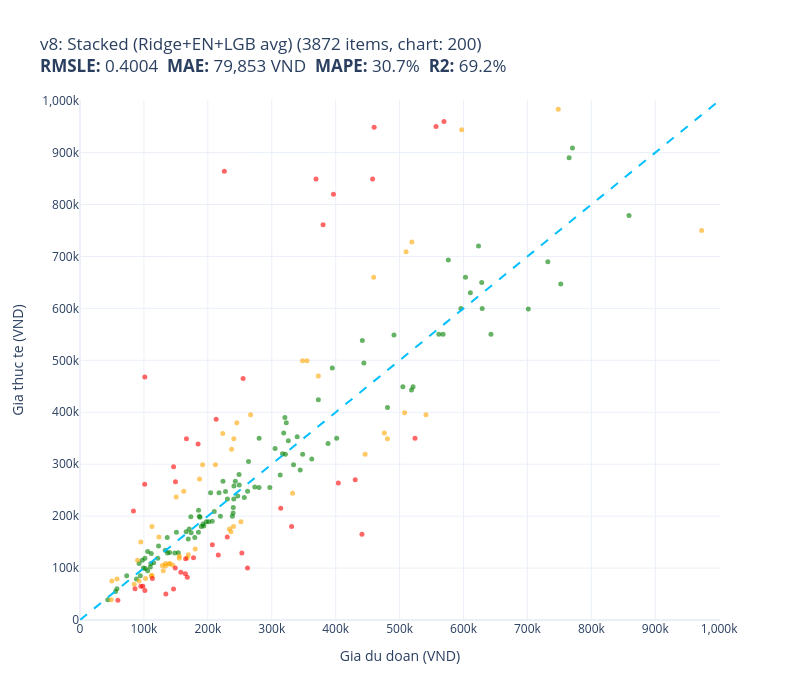
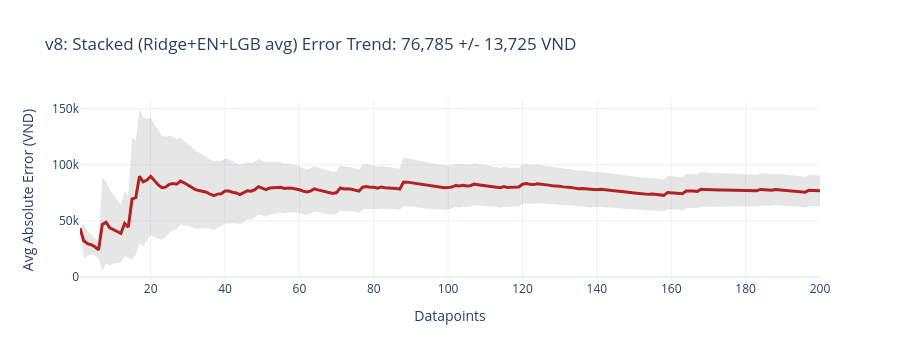

Notebook cell for these charts, in order:
### Code cell
print("\n--- Final: Average(Ridge, ElasticNet, LGB-meta) ---")
pred_stacked_val  = (pred_ridge_val  + pred_enet_val  + pred_lgb_meta_val)  / 3
pred_stacked_test = (pred_ridge_test + pred_enet_test + pred_lgb_meta_test) / 3
ALL_PREDS_VAL["v8 Stacked"]  = pred_stacked_val
ALL_PREDS_TEST["v8 Stacked"] = pred_stacked_test
evaluate_and_store(test_prices, pred_stacked_test,
                   "v8: Stacked (Ridge+EN+LGB avg)", test_names)

### Figure 1 — Plotly figure (JSON) as saved in the notebook; plotly's stock layout.template omitted (floating-point values rounded to 4 significant figures)
{"data": [{"customdata": [["Bộ Nookoi Phấn Má Hồng BL02 Sunset Veil ...\nDu doan: 257,042 VND\nThuc te: 236,000 VND"], ["Giầy tây giày lười nam hàn quốc da bóng ...\nDu doan: 173,425 VND\nThuc te: 199,000 VND"], ["Nước giặt quần áo em bé D-nee Lovely Sky...\nDu doan: 227,629 VND\nThuc te: 247,500 VND"], ["Áo thun nam có cổ Nhật Tuấn\nDu doan: 249,126 VND\nThuc te: 260,000 VND"], ["Kem nhuộm tóc Salon de Pro  3B\nDu doan: 170,858 VND\nThuc te: 175,000 VND"], ["Tã dán Amico nội địa Nhật size L44+6\nDu doan: 325,931 VND\nThuc te: 345,000 VND"], ["Giá treo dao kéo và dụng cụ nhà bếp dán ...\nDu doan: 121,733 VND\nThuc te: 119,000 VND"], ["Ống tiêt kiệm heo ăn kem, quà tặng, tran...\nDu doan: 210,035 VND\nThuc te: 209,000 VND"], ["Hộp Đựng Xà Phòng Treo Tường ATMOR DH-72...\nDu doan: 576,234 VND\nThuc te: 693,000 VND"], ["Đồ bộ ngủ lụa satin tay ngắn quần dài mà...\nDu doan: 166,032 VND\nThuc te: 170,000 VND"], ["Viên nấu cà ri (curry) Nhật Bản 200g\nDu doan: 73,039 VND\nThuc te: 85,000 VND"], ["Vali kéo TRIP P806 nhựa PC/ABS - Bảo hàn...\nDu doan: 610,730 VND\nThuc te: 630,000 VND"], ["Ví nữ dài cầm tay hoạ tiết lập thể IDIGO...\nDu doan: 318,692 VND\nThuc te: 360,000 VND"], ["Balo Laptop Đẹp Đi Học Đi Làm Xbags Mode...\nDu doan: 334,108 VND\nThuc te: 299,000 VND"], ["Áo Ngực Trơn Dây Ren Có Gọng Đệm Vừa Zue...\nDu doan: 201,211 VND\nThuc te: 189,000 VND"], ["Bóp nữ đựng tiền - màu xanh navy - da bò...\nDu doan: 401,567 VND\nThuc te: 350,000 VND"], ["CỦ LOA BASS RỜI 30 HÀNG CHÍNH HÃNG HẢI T...\nDu doan: 362,560 VND\nThuc te: 310,000 VND"], ["Bao Da Hộ Chiếu / PASSPORT Mika A-001-01...\nDu doan: 187,734 VND\nThuc te: 198,000 VND"], ["Pin Tương Thích Cho Laptop Dell Vostro 2...\nDu doan: 521,036 VND\nThuc te: 449,000 VND"], ["Gọng kính plastic hiệu Velocity VL91411 ...\nDu doan: 388,049 VND\nThuc te: 340,000 VND"], ["03 bộ tranh xếp hình 70 mảnh ghép khổ A3...\nDu doan: 94,406 VND\nThuc te: 85,000 VND"], ["Bàn Phím Tương Thích Cho Laptop Asus X40...\nDu doan: 242,945 VND\nThuc te: 267,000 VND"], ["Sạc Tương Thích Cho Laptop MSI GL62M 7RC...\nDu doan: 595,911 VND\nThuc te: 600,000 VND"], ["Tẩu Sạc Ô Tô Hoco Z31 - Hàng Chính Hãng\nDu doan: 148,312 VND\nThuc te: 129,000 VND"], ["Nồi Lẩu Điện Kèm Xửng Hấp JLPL@L JL-EP33...\nDu doan: 603,073 VND\nThuc te: 660,000 VND"], ["Mặt Nạ Làm Sạch, Dưỡng Ẩm Và Se Khít Lỗ ...\nDu doan: 136,450 VND\nThuc te: 159,000 VND"], ["Giày Sandal Nam The Bily Quai Chéo - Đế ...\nDu doan: 321,306 VND\nThuc te: 319,000 VND"], ["Sạc dành cho Laptop ASUS VivoBook 15 X50...\nDu doan: 280,129 VND\nThuc te: 255,000 VND"], ["Kính râm Nam nữ Dáng Vuông Gọng Nhựa Chố...\nDu doan: 185,302 VND\nThuc te: 169,000 VND"], ["Bộ ba tranh tráng gương hươu vàng cao cấ...\nDu doan: 629,218 VND\nThuc te: 600,000 VND"], ["Sạc Laptop dùng cho Máy Tinh HP - Kèm Dâ...\nDu doan: 230,658 VND\nThuc te: 232,771 VND"], ["Giày lười vải nam thoáng khí cho bố - Gi...\nDu doan: 204,305 VND\nThuc te: 245,000 VND"], ["Dụng cụ mài dao Joseph Joseph 100488 - R...\nDu doan: 765,253 VND\nThuc te: 890,000 VND"], ["Cặp dầu gội gừng trắng 400ml + dầu xả gừ...\nDu doan: 567,989 VND\nThuc te: 550,000 VND"], ["Bếp gas đôi mặt kính Sogo HOSUN NC-729GJ...\nDu doan: 642,935 VND\nThuc te: 550,000 VND"], ["Ốp case dành cho macbook kèm tấm phủ bàn...\nDu doan: 223,699 VND\nThuc te: 267,000 VND"], ["Combo 2 Son Dưỡng LipIce Hiệu Chỉnh Sắc ...\nDu doan: 140,151 VND\nThuc te: 130,000 VND"], ["Set 2 bao bọc giày đi mưa , chống nước ,...\nDu doan: 92,432 VND\nThuc te: 109,000 VND"], ["Giày cao gót bít mũi cao 3 cm, gót nhập ...\nDu doan: 248,828 VND\nThuc te: 280,000 VND"], ["Bao da cho Galaxy Z Fold 6 Nillkin Aoge ...\nDu doan: 316,843 VND\nThuc te: 320,000 VND"], ["Bàn phím dùng cho Laptop ASUS VivoBook 1...\nDu doan: 518,670 VND\nThuc te: 443,019 VND"], ["Vali du lịch Vali kéo cao cấp chính hãng...\nDu doan: 481,099 VND\nThuc te: 409,000 VND"], ["Kem Dưỡng Some By Mi Hỗ Trợ Giảm Mụn 60g\nDu doan: 313,194 VND\nThuc te: 279,000 VND"], ["Balo Nam KOJIBA Phát Sáng Có Sạc USB, Kh...\nDu doan: 280,242 VND\nThuc te: 350,000 VND"], ["Bột Khoai Lang Tím Nguyên Chất SATACHI –...\nDu doan: 173,872 VND\nThuc te: 168,000 VND"], ["Cây xương rồng nhảy múa vui nhộn, uốn lư...\nDu doan: 186,621 VND\nThuc te: 200,000 VND"], ["Chuột có dây MicroPack COMFY MINI 2 M-10...\nDu doan: 136,825 VND\nThuc te: 129,000 VND"], ["Bình sữa cổ rộng 150ml và 270ml nhựa pp ...\nDu doan: 372,901 VND\nThuc te: 424,000 VND"], ["Giày cao gót 7 phân bản trong gót bọc ki...\nDu doan: 179,597 VND\nThuc te: 159,000 VND"], ["Combo Finish Eco 0% : Viên rửa bát Eco 7...\nDu doan: 394,709 VND\nThuc te: 485,000 VND"], ["Sạc cho Laptop Acer 19v-2.37A Chân mini ...\nDu doan: 239,556 VND\nThuc te: 205,965 VND"], ["Ghế nhựa đúc kiểu Pháp bền đẹp\nDu doan: 770,460 VND\nThuc te: 909,000 VND"], ["Pin dành cho Laptop HP Pavilion 15-cs Se...\nDu doan: 701,365 VND\nThuc te: 599,000 VND"], ["Xịt Chống Nắng Body Bơ Nghệ COCAYHOALA S...\nDu doan: 239,805 VND\nThuc te: 216,800 VND"], ["Sạc dành cho Laptop Charger AC Power Ada...\nDu doan: 731,941 VND\nThuc te: 690,000 VND"], ["Mẫu mới nhất - Tã dán Caryn XL20 Siêu th...\nDu doan: 296,978 VND\nThuc te: 254,900 VND"], ["Set tăm chải kẽ răng cao su mềm hình chữ...\nDu doan: 133,386 VND\nThuc te: 134,500 VND"], ["Lõi Lọc Thô Số 2 KAROFI SMAX PRO 2 - Hàn...\nDu doan: 99,198 VND\nThuc te: 100,000 VND"], ["Gối Nằm Cao Su Thiên Nhiên Liên Á Contou...\nDu doan: 623,483 VND\nThuc te: 720,000 VND"], ["Dầu gội hỗ trợ giảm rụng tóc và kích thí...\nDu doan: 322,732 VND\nThuc te: 380,000 VND"], ["Kính râm cận, Kính râm cận Mắt Tròn 2 lớ...\nDu doan: 197,606 VND\nThuc te: 189,000 VND"], ["Áo len nam Novelty dai tay cổ tim phối h...\nDu doan: 444,091 VND\nThuc te: 495,000 VND"], ["Máy sấy tóc Bluestone HDB-1846 - Hàng ch...\nDu doan: 491,211 VND\nThuc te: 549,000 VND"], ["Serum Chống Nắng & Dưỡng Thể Toàn Thân N...\nDu doan: 122,897 VND\nThuc te: 142,500 VND"], ["Ốp Lưng Cho Samsung Galaxy S25 Ultra / S...\nDu doan: 101,536 VND\nThuc te: 119,000 VND"], ["Mũ Miki chữ tàu - Mũ tròn không vành mẫu...\nDu doan: 105,834 VND\nThuc te: 95,000 VND"], ["Tinh dầu Spring Warm - ScentHomes (Sprin...\nDu doan: 858,884 VND\nThuc te: 779,000 VND"], ["Khăn phủ đàn piano cao cấp chống bụi chố...\nDu doan: 217,500 VND\nThuc te: 245,000 VND"], ["Khăn ướt cồn diệt khuẩn LETGREEN 50 tờ\nDu doan: 43,451 VND\nThuc te: 39,200 VND"], ["Son Bóng 3CE Dưỡng Ẩm 31 Lavender Cream ...\nDu doan: 273,410 VND\nThuc te: 256,000 VND"], ["Sữa Tắm Nước Hoa Nữ Gennie Lôi Cuốn & Kh...\nDu doan: 110,003 VND\nThuc te: 102,000 VND"], ["Thắt Lưng Nữ Dây Nịt Nữ Button mang đầm ...\nDu doan: 102,153 VND\nThuc te: 99,000 VND"], ["Sạc cho Laptop Hp ProBook 4420s 4440s 44...\nDu doan: 240,610 VND\nThuc te: 232,875 VND"], ["Ví Sen da sáp handmade da thật\nDu doan: 238,374 VND\nThuc te: 200,000 VND"], ["Nước Tẩy Trang Hada Labo Sạch Sâu Dưỡng ...\nDu doan: 111,484 VND\nThuc te: 128,000 VND"], ["Vỏ Máy Tính Case Sahara 400 Đen – Hàng C...\nDu doan: 628,484 VND\nThuc te: 650,000 VND"], ["Sạc Tương Thích Cho Laptop Lenovo G50 G5...\nDu doan: 263,622 VND\nThuc te: 305,000 VND"], ["Phấn Phủ Australis Kiềm Dầu 2in1 #Nude 1...\nDu doan: 246,748 VND\nThuc te: 239,000 VND"], ["Thắt Lưng Nam Da Bò BIGGBEN Cao Cấp TLB2...\nDu doan: 348,334 VND\nThuc te: 319,000 VND"], ["VÍ DA MÀU NÂU ĐEN DÀNH CHO NAM GIỚI - VÍ...\nDu doan: 219,677 VND\nThuc te: 200,000 VND"], ["Dầu Xả Tóc Từ Hoa Trà Phục Hồi Tóc Khô X...\nDu doan: 193,731 VND\nThuc te: 181,000 VND"], ["Sữa Hạt Hạnh Nhân ALMOND BREEZE vị Choco...\nDu doan: 153,856 VND\nThuc te: 129,320 VND"], ["Nước ngậm Răng Miệng Bầu Mây 120ml - Ngu...\nDu doan: 88,308 VND\nThuc te: 79,000 VND"], ["b.box Dây đeo bình nước giữ nhiệt đa năn...\nDu doan: 192,494 VND\nThuc te: 185,000 VND"], ["Ốp lưng cho Samsung A04 - A04s - A05 - A...\nDu doan: 57,861 VND\nThuc te: 60,000 VND"], ["Ốp lưng dành cho Realme C35 mẫu Thư Pháp...\nDu doan: 55,558 VND\nThuc te: 55,000 VND"], ["Sạc Tương Thích Cho Máy Tính Asus 19V – ...\nDu doan: 752,145 VND\nThuc te: 647,000 VND"], ["Phụ kiện kết nối bộ lọc thô, lọc sinh ho...\nDu doan: 97,398 VND\nThuc te: 115,000 VND"], ["Vali du lịch kéo tay TN 22 inch - Màu Đe...\nDu doan: 344,504 VND\nThuc te: 289,000 VND"], ["Găng tay cao su size M - 35cm 100% Cao S...\nDu doan: 115,237 VND\nThuc te: 110,000 VND"], ["Bộ sản phẩm làm sạch sâu nước tẩy trang ...\nDu doan: 320,545 VND\nThuc te: 390,000 VND"], ["KÍNH CHẮN BULLDOG BUBBLE DẠNG BẦU (KHÔ...\nDu doan: 189,767 VND\nThuc te: 180,000 VND"], ["Áo sơ mi tay ngắn Khatoco (size S-2XL)\nDu doan: 441,705 VND\nThuc te: 538,000 VND"], ["Ví Da Nam Cầm Tay 1 Ngăn Khóa Nam Tính\nDu doan: 150,832 VND\nThuc te: 169,000 VND"], ["Giày cao gót đính nơ sang trong 10cm ( c...\nDu doan: 305,211 VND\nThuc te: 330,000 VND"], ["Áp tròng cosplay white mesh trắng 14.0MM...\nDu doan: 185,535 VND\nThuc te: 211,500 VND"], ["[HSD 01/2027] Sữa Dưỡng Thể Kiss My Body...\nDu doan: 105,828 VND\nThuc te: 132,000 VND"], ["[HSD 12/2026] Thực Phẩm Bảo Vệ Sức Khỏe ...\nDu doan: 339,786 VND\nThuc te: 353,000 VND"], ["Kính Cường Lực siêu mỏng chống trầy xước...\nDu doan: 206,848 VND\nThuc te: 190,000 VND"], ["Hộp 18x10x8 cm - Combo 100 thùng hộp car...\nDu doan: 169,403 VND\nThuc te: 156,000 VND"], ["Freeship - NÓN LƯỠI TRAI SNAPBACK CÁNH Đ...\nDu doan: 240,847 VND\nThuc te: 258,000 VND"], ["Dép Xỏ Ngón Nữ Đế Bệt HÀ NAM Da Bò Cao C...\nDu doan: 262,218 VND\nThuc te: 248,000 VND"], ["Sạc Tương Thích Cho Laptop Asus CM5500FD...\nDu doan: 561,396 VND\nThuc te: 550,000 VND"], ["HDD Box chuẩn M2 NVME sang Type-C tốc độ...\nDu doan: 505,127 VND\nThuc te: 449,000 VND"], ["Bình Ủ Cháo Inox 304 Giữ Nhiệt Tedemei C...\nDu doan: 110,859 VND\nThuc te: 109,000 VND"]], "hovertemplate": "%{customdata[0]}<extra></extra>", "marker": {"color": "green", "opacity": 0.6, "size": 5}, "mode": "markers", "name": "green", "type": "scatter", "x": [257000.0, 173400.0, 227600.0, 249100.0, 170900.0, 325900.0, 121700.0, 210000.0, 576200.0, 166000.0, 73040.0, 610700.0, 318700.0, 334100.0, 201200.0, 401600.0, 362600.0, 187700.0, 521000.0, 388000.0, 94410.0, 242900.0, 595900.0, 148300.0, 603100.0, 136500.0, 321300.0, 280100.0, 185300.0, 629200.0, 230700.0, 204300.0, 765300.0, 568000.0, 642900.0, 223700.0, 140200.0, 92430.0, 248800.0, 316800.0, 518700.0, 481100.0, 313200.0, 280200.0, 173900.0, 186600.0, 136800.0, 372900.0, 179600.0, 394700.0, 239600.0, 770500.0, 701400.0, 239800.0, 731900.0, 297000.0, 133400.0, 99200.0, 623500.0, 322700.0, 197600.0, 444100.0, 491200.0, 122900.0, 101500.0, 105800.0, 858900.0, 217500.0, 43450.0, 273400.0, 110000.0, 102200.0, 240600.0, 238400.0, 111500.0, 628500.0, 263600.0, 246700.0, 348300.0, 219700.0, 193700.0, 153900.0, 88310.0, 192500.0, 57860.0, 55560.0, 752100.0, 97400.0, 344500.0, 115200.0, 320500.0, 189800.0, 441700.0, 150800.0, 305200.0, 185500.0, 105800.0, 339800.0, 206800.0, 169400.0, 240800.0, 262200.0, 561400.0, 505100.0, 110900.0], "y": [236000.0, 199000.0, 247500.0, 260000.0, 175000.0, 345000.0, 119000.0, 209000.0, 693000.0, 170000.0, 85000.0, 630000.0, 360000.0, 299000.0, 189000.0, 350000.0, 310000.0, 198000.0, 449000.0, 340000.0, 85000.0, 267000.0, 600000.0, 129000.0, 660000.0, 159000.0, 319000.0, 255000.0, 169000.0, 600000.0, 232800.0, 245000.0, 890000.0, 550000.0, 550000.0, 267000.0, 130000.0, 109000.0, 280000.0, 320000.0, 443000.0, 409000.0, 279000.0, 350000.0, 168000.0, 200000.0, 129000.0, 424000.0, 159000.0, 485000.0, 206000.0, 909000.0, 599000.0, 216800.0, 690000.0, 254900.0, 134500.0, 100000.0, 720000.0, 380000.0, 189000.0, 495000.0, 549000.0, 142500.0, 119000.0, 95000.0, 779000.0, 245000.0, 39200.0, 256000.0, 102000.0, 99000.0, 232900.0, 200000.0, 128000.0, 650000.0, 305000.0, 239000.0, 319000.0, 200000.0, 181000.0, 129300.0, 79000.0, 185000.0, 60000.0, 55000.0, 647000.0, 115000.0, 289000.0, 110000.0, 390000.0, 180000.0, 538000.0, 169000.0, 330000.0, 211500.0, 132000.0, 353000.0, 190000.0, 156000.0, 258000.0, 248000.0, 550000.0, 449000.0, 109000.0]}, {"customdata": [["Kính Áp Tròng Symphony Blue Sky 14.0mm -...\nDu doan: 169,354 VND\nThuc te: 125,875 VND"], ["Muối rửa bát finish 1.2kg (Đức) - muối r...\nDu doan: 133,795 VND\nThuc te: 109,000 VND"], ["Bút Chì Sáp Kẻ Lông Mày Lõi Siêu Mịn Khô...\nDu doan: 251,696 VND\nThuc te: 189,000 VND"], ["Bộ 1 Cặp Lót Giày Tăng Chiều Cao Đệm Khí...\nDu doan: 57,878 VND\nThuc te: 79,000 VND"], ["Máy hút bụi mini không dây cầm tay nhỏ n...\nDu doan: 150,438 VND\nThuc te: 237,000 VND"], ["Combo Tiết Kiệm 5 Chai Xịt Chống Muỗi Và...\nDu doan: 237,113 VND\nThuc te: 329,000 VND"], ["Wekki Đồ Chơi Lắp Ráp Tiệm Đá Bào Wk5060...\nDu doan: 355,061 VND\nThuc te: 499,000 VND"], ["Combo 4 Bột Làm Trắng Răng Eucryl Hương ...\nDu doan: 112,563 VND\nThuc te: 180,000 VND"], ["Dép tổ ong màu đen\nDu doan: 48,814 VND\nThuc te: 39,000 VND"], ["Bộ 2 Bộ chiết mỹ phẩm 6 món Màu Hồng\nDu doan: 49,804 VND\nThuc te: 74,950 VND"], ["Combo Balo nam nữ đi học hình Luffy phát...\nDu doan: 211,825 VND\nThuc te: 299,000 VND"], ["Lồng Đèn Gỗ Trung Thu Mẫu Mới 2024 Lalam...\nDu doan: 140,623 VND\nThuc te: 109,000 VND"], ["PIN DỰ PHÒNG AUKEY 10.000MAH PD 18W PB-N...\nDu doan: 541,272 VND\nThuc te: 395,000 VND"], ["Hộp đựng đồ ăn dặm an toàn - Set 4 hộp k...\nDu doan: 372,894 VND\nThuc te: 470,000 VND"], ["Sạc Tương Thích Cho Laptop Sony Pcg-7181...\nDu doan: 332,553 VND\nThuc te: 244,000 VND"], ["Cặp da nam công sở CCS6 - Cặp đựng catal...\nDu doan: 507,879 VND\nThuc te: 399,000 VND"], ["Trò chơi trí tuệ Animal Match giúp trẻ p...\nDu doan: 446,056 VND\nThuc te: 319,000 VND"], ["Combo Serum Tia'm Làm Sáng, Phục Hồi Cho...\nDu doan: 519,170 VND\nThuc te: 728,000 VND"], ["Sữa tươi tiệt trùng Devondale nguyên ch...\nDu doan: 128,760 VND\nThuc te: 105,000 VND"], ["Bàn Phím dùng cho Laptop Asus Zenbook UX...\nDu doan: 597,172 VND\nThuc te: 943,920 VND"], ["Đồ Chơi Thú Nhồi Bông Bí Ẩn Series 3 - B...\nDu doan: 223,296 VND\nThuc te: 359,000 VND"], ["Chì Kẻ Mày Silkygirl Hai Đầu Lâu Trôi 01...\nDu doan: 123,466 VND\nThuc te: 160,000 VND"], ["Gạo Ngọc Nương ST 25 đặc sản 3Kg\nDu doan: 155,355 VND\nThuc te: 123,000 VND"], ["Combo 2 Áo Ống Ren Hoa Nữ Khóa Cài Sau\nDu doan: 145,073 VND\nThuc te: 106,000 VND"], ["Nón mữ beret nam nữ giữ ấm vải nỉ 2 lớp ...\nDu doan: 167,866 VND\nThuc te: 120,000 VND"], ["Bộ bikini 2 Mảnh Có Dây Đeo Cổ Thời Tran...\nDu doan: 233,784 VND\nThuc te: 175,000 VND"], ["Dây Đeo Silicon Kai.N Wave Sport Cho Gal...\nDu doan: 155,348 VND\nThuc te: 119,000 VND"], ["Bếp Gas Đơn Mặt Inox WINDO - 118 ĐG | Bế...\nDu doan: 480,964 VND\nThuc te: 349,000 VND"], ["Hộp Đựng Xà Phòng, Miếng Rửa Chén & Cây ...\nDu doan: 972,593 VND\nThuc te: 750,000 VND"], ["Pin dùng cho Laptop HP Elitebook 840 G3 ...\nDu doan: 748,213 VND\nThuc te: 983,250 VND"], ["Mũ len liền khăn lót nỉ trùm kín cổ siêu...\nDu doan: 90,096 VND\nThuc te: 115,000 VND"], ["Bộ dây tăng áp 3 lần vòi xịt nước rửa xe...\nDu doan: 180,297 VND\nThuc te: 136,825 VND"], ["Combo 6 Chai Muối Ớt Chanh Đỏ Nha Trang ...\nDu doan: 111,624 VND\nThuc te: 85,000 VND"], ["Loa kèm Mic trợ giảng Shidu mini chuyên ...\nDu doan: 459,418 VND\nThuc te: 660,000 VND"], ["Áo khoác jean phối nón sọc caro Mã: NK15...\nDu doan: 348,088 VND\nThuc te: 499,000 VND"], ["Thực Phẩm Bảo Vệ Sức Khỏe Alcofree\nDu doan: 240,678 VND\nThuc te: 349,000 VND"], ["COMBO Hộp Đựng Cơm, Cà Mèn giữ Nhiệt 4 T...\nDu doan: 112,541 VND\nThuc te: 85,555 VND"], ["Ugreen UG30989CR104TK 1M màu đen USB 2.0...\nDu doan: 162,341 VND\nThuc te: 248,000 VND"], ["Áo khoác len phong cách hàn quốc AK898.2\nDu doan: 266,876 VND\nThuc te: 395,000 VND"], ["Áo Thun Nam Có Cổ Tròn Thun Cá Sấu Cotto...\nDu doan: 95,158 VND\nThuc te: 150,000 VND"], ["Lược Massage Dụng Cụ Làm Đẹp Chuyên Nghi...\nDu doan: 92,540 VND\nThuc te: 75,000 VND"], ["WHALE, mã G274. Áo thun in đẹp cho nam n...\nDu doan: 84,774 VND\nThuc te: 69,000 VND"], ["COMBO 2 Mũ Tắm Trùm Đầu CUTE Tránh Ướt T...\nDu doan: 102,621 VND\nThuc te: 80,000 VND"], ["Liễn Treo Thần Tài - Trang Trí Tết - VN0...\nDu doan: 191,786 VND\nThuc te: 299,000 VND"], ["Son Màu Có Dưỡng Lip On Lip Màu Cam Đào ...\nDu doan: 138,917 VND\nThuc te: 108,000 VND"], ["Ugreen UG50320LP114TK Màu Đen Gá đỡ k...\nDu doan: 130,285 VND\nThuc te: 95,000 VND"], ["Bộ 4 ổ khóa vali Fortress 1820 Q thân ...\nDu doan: 240,064 VND\nThuc te: 180,000 VND"], ["Ví da Basic nam nữ gọn nhẹ tiện dụng\nDu doan: 245,349 VND\nThuc te: 380,000 VND"], ["Giày đế xuồng Cillie da thật hở mũi cao ...\nDu doan: 476,156 VND\nThuc te: 360,000 VND"], ["Bột ngũ cốc Quasure light túi 400 gram B...\nDu doan: 133,699 VND\nThuc te: 104,025 VND"], ["Kem Làm Sạch Da Eczestop\nDu doan: 236,091 VND\nThuc te: 170,000 VND"], ["Sữa bột Nutifood Sweden GrowPLUS+ Colost...\nDu doan: 510,165 VND\nThuc te: 709,000 VND"], ["Nước dưỡng tóc tinh dầu bưởi Cocoon 310m...\nDu doan: 186,967 VND\nThuc te: 271,500 VND"]], "hovertemplate": "%{customdata[0]}<extra></extra>", "marker": {"color": "orange", "opacity": 0.6, "size": 5}, "mode": "markers", "name": "orange", "type": "scatter", "x": [169400.0, 133800.0, 251700.0, 57880.0, 150400.0, 237100.0, 355100.0, 112600.0, 48810.0, 49800.0, 211800.0, 140600.0, 541300.0, 372900.0, 332600.0, 507900.0, 446100.0, 519200.0, 128800.0, 597200.0, 223300.0, 123500.0, 155400.0, 145100.0, 167900.0, 233800.0, 155300.0, 481000.0, 972600.0, 748200.0, 90100.0, 180300.0, 111600.0, 459400.0, 348100.0, 240700.0, 112500.0, 162300.0, 266900.0, 95160.0, 92540.0, 84770.0, 102600.0, 191800.0, 138900.0, 130300.0, 240100.0, 245300.0, 476200.0, 133700.0, 236100.0, 510200.0, 187000.0], "y": [125900.0, 109000.0, 189000.0, 79000.0, 237000.0, 329000.0, 499000.0, 180000.0, 39000.0, 74950.0, 299000.0, 109000.0, 395000.0, 470000.0, 244000.0, 399000.0, 319000.0, 728000.0, 105000.0, 943900.0, 359000.0, 160000.0, 123000.0, 106000.0, 120000.0, 175000.0, 119000.0, 349000.0, 750000.0, 983200.0, 115000.0, 136800.0, 85000.0, 660000.0, 499000.0, 349000.0, 85560.0, 248000.0, 395000.0, 150000.0, 75000.0, 69000.0, 80000.0, 299000.0, 108000.0, 95000.0, 180000.0, 380000.0, 360000.0, 104000.0, 170000.0, 709000.0, 271500.0]}, {"customdata": [["[LIMITED EDITION] TRÀ AHMAD ANH QUỐC - B...\nDu doan: 166,525 VND\nThuc te: 349,000 VND"], ["1 đầu xích inox cao cấp nhập khẩu dành đ...\nDu doan: 95,191 VND\nThuc te: 64,999 VND"], ["Tẩu sạc CHOETECH TC0014 nhanh 60W dùng t...\nDu doan: 184,750 VND\nThuc te: 339,000 VND"], ["Máy massage cầm tay mini dùng pin sạc đa...\nDu doan: 396,497 VND\nThuc te: 820,000 VND"], ["Bộ khung võng BAN MAI:  khung võng sắt s...\nDu doan: 557,045 VND\nThuc te: 950,000 VND"], ["Mặt nạ chống lão hóa The Derma Best VC10...\nDu doan: 331,009 VND\nThuc te: 180,000 VND"], ["Bàn Chải Nhựa Hồ Bơi Emaux CE201\nDu doan: 314,037 VND\nThuc te: 215,000 VND"], ["Bút Cao Cấp CEO - 6635B(S)\nDu doan: 262,103 VND\nThuc te: 100,000 VND"], ["Lọ thủy tinh đựng gia vị, hạt, đồ khô hì...\nDu doan: 149,062 VND\nThuc te: 99,900 VND"], ["Túi Canvas Nữ Thời Trang Hàn Quốc, Túi V...\nDu doan: 83,639 VND\nThuc te: 210,000 VND"], ["Đồ Chơi DUKA: Nông Trại Vui Vẻ - DK81315\nDu doan: 212,980 VND\nThuc te: 386,310 VND"], ["Đèn Wifi TP-Link Tapo Smart Wifi Dayligh...\nDu doan: 430,581 VND\nThuc te: 270,000 VND"], ["Dép Sandal Nam Nữ Hot Trend Quai Ngang 2...\nDu doan: 146,414 VND\nThuc te: 295,000 VND"], ["Cáp USB TypeC sang USB 2.0 Hỗ trợ sạ...\nDu doan: 177,522 VND\nThuc te: 120,000 VND"], ["Bàn Phím dùng cho laptop Dell Latitude 1...\nDu doan: 404,157 VND\nThuc te: 263,718 VND"], ["Combo Khớp linh hoạt (1 hộp Trà tía tô t...\nDu doan: 255,195 VND\nThuc te: 465,000 VND"], ["Giày sandal quai ngang thời trang gót vu...\nDu doan: 216,354 VND\nThuc te: 125,000 VND"], ["Cặp đa năng laptop thời trang SUB 15\" in...\nDu doan: 207,072 VND\nThuc te: 145,041 VND"], ["Mũ chống nắng vành mũ có thể co giãn - H...\nDu doan: 101,431 VND\nThuc te: 468,000 VND"], ["Dung dịch vệ sinh hằng ngày Orasic 200ml\nDu doan: 164,853 VND\nThuc te: 89,000 VND"], ["Cà Phê Sữa PLUS Hòa Tan 3IN1 KING COFFEE...\nDu doan: 101,240 VND\nThuc te: 261,500 VND"], ["Thùng 20 chai nước rửa chén hương chanh ...\nDu doan: 225,858 VND\nThuc te: 864,000 VND"], ["Combo 3 Quần Tây Dài Nam Co Giãn Mạnh/Qu...\nDu doan: 230,414 VND\nThuc te: 159,999 VND"], ["Bình nước PET Lock&Lock HAP781 1.2L\nDu doan: 86,096 VND\nThuc te: 60,000 VND"], ["Cặp xách đựng laptop 15,6 inch vải dù ch...\nDu doan: 253,209 VND\nThuc te: 129,000 VND"], ["Thanh treo khăn 60cm - CS-5404 - INOX SU...\nDu doan: 380,276 VND\nThuc te: 761,000 VND"], ["Tai nghe đeo cổ Wiwu Flex GB01 cho các t...\nDu doan: 524,144 VND\nThuc te: 350,000 VND"], ["Nón nam Mũ Lưỡi Trai Sò xoáy phong cách ...\nDu doan: 157,784 VND\nThuc te: 92,000 VND"], ["Kẹp Gỗ Đa Năng  Dùng Để Gắp Kẹp Thức Ăn ...\nDu doan: 101,539 VND\nThuc te: 57,000 VND"], ["Thực phẩm dinh dưỡng y học Ensure Gold h...\nDu doan: 460,169 VND\nThuc te: 949,000 VND"], ["1 kg túi đựng rác dùng cho thùng rác 240...\nDu doan: 134,311 VND\nThuc te: 50,000 VND"], ["Dây giày chéo chữ X chống tuột gót, nhấc...\nDu doan: 59,243 VND\nThuc te: 38,161 VND"], ["Thắt Lưng Nữ Da Cá Sấu Huy Hoàng HT5201 ...\nDu doan: 369,218 VND\nThuc te: 849,000 VND"], ["Son dưỡng môi thuần chay làm mềm và dưỡn...\nDu doan: 165,318 VND\nThuc te: 118,000 VND"], ["Bộ sản phẩm chăm sóc xương khớp: Viên xư...\nDu doan: 569,420 VND\nThuc te: 960,000 VND"], ["Combo Chai xịt vệ sinh kính 300ml Rocket...\nDu doan: 149,366 VND\nThuc te: 266,000 VND"], ["Đồ Chơi Bảng Vẽ 2 Trong 1 Sáng Tạo Cho B...\nDu doan: 146,320 VND\nThuc te: 59,800 VND"], ["NÓN LƯỠI TRAI CAO CẤP SPIGEN ĐEN - Hàng ...\nDu doan: 167,848 VND\nThuc te: 82,500 VND"], ["Giày siêu nhẹ Sneaker dây nữ đi mưa cao ...\nDu doan: 98,395 VND\nThuc te: 65,000 VND"], ["100 viên rửa bát Finish clasic dùng cho ...\nDu doan: 441,104 VND\nThuc te: 165,000 VND"], ["Cáp mạng LAN CAT6 UTP 5M màu Đen Ugre...\nDu doan: 113,265 VND\nThuc te: 80,000 VND"], ["Loa SUB Siêu Trầm Cao Cấp S1 - Hàng Nhập...\nDu doan: 457,803 VND\nThuc te: 849,000 VND"]], "hovertemplate": "%{customdata[0]}<extra></extra>", "marker": {"color": "red", "opacity": 0.6, "size": 5}, "mode": "markers", "name": "red", "type": "scatter", "x": [166500.0, 95190.0, 184800.0, 396500.0, 557000.0, 331000.0, 314000.0, 262100.0, 149100.0, 83640.0, 213000.0, 430600.0, 146400.0, 177500.0, 404200.0, 255200.0, 216400.0, 207100.0, 101400.0, 164900.0, 101200.0, 225900.0, 230400.0, 86100.0, 253200.0, 380300.0, 524100.0, 157800.0, 101500.0, 460200.0, 134300.0, 59240.0, 369200.0, 165300.0, 569400.0, 149400.0, 146300.0, 167800.0, 98390.0, 441100.0, 113300.0, 457800.0], "y": [349000.0, 65000.0, 339000.0, 820000.0, 950000.0, 180000.0, 215000.0, 100000.0, 99900.0, 210000.0, 386300.0, 270000.0, 295000.0, 120000.0, 263700.0, 465000.0, 125000.0, 145000.0, 468000.0, 89000.0, 261500.0, 864000.0, 160000.0, 60000.0, 129000.0, 761000.0, 350000.0, 92000.0, 57000.0, 949000.0, 50000.0, 38160.0, 849000.0, 118000.0, 960000.0, 266000.0, 59800.0, 82500.0, 65000.0, 165000.0, 80000.0, 849000.0]}, {"hoverinfo": "skip", "line": {"color": "deepskyblue", "dash": "dash", "width": 2}, "mode": "lines", "name": "y=x", "showlegend": false, "type": "scatter", "x": [0, 1001000.0], "y": [0, 1001000.0]}], "layout": {"height": 700, "showlegend": false, "title": {"text": "v8: Stacked (Ridge+EN+LGB avg) (3872 items, chart: 200)<br><b>RMSLE:</b> 0.4004  <b>MAE:</b> 79,853 VND  <b>MAPE:</b> 30.7%  <b>R2:</b> 69.2%"}, "width": 800, "xaxis": {"range": [0, 1001000.0], "ticktext": ["0", "100k", "200k", "300k", "400k", "500k", "600k", "700k", "800k", "900k", "1,000k", "1,100k"], "tickvals": [0, 100000, 200000, 300000, 400000, 500000, 600000, 700000, 800000, 900000, 1000000, 1100000], "title": {"text": "Gia du doan (VND)"}}, "yaxis": {"range": [0, 1001000.0], "ticktext": ["0", "100k", "200k", "300k", "400k", "500k", "600k", "700k", "800k", "900k", "1,000k", "1,100k"], "tickvals": [0, 100000, 200000, 300000, 400000, 500000, 600000, 700000, 800000, 900000, 1000000, 1100000], "title": {"text": "Gia thuc te (VND)"}}}}

### Figure 2 — Plotly figure (JSON) as saved in the notebook; plotly's stock layout.template omitted (floating-point values rounded to 4 significant figures; data arrays with more than 128 entries replaced by an {"elided": "..."} marker saying what was removed)
{"data": [{"fill": "toself", "fillcolor": "rgba(128,128,128,0.2)", "hoverinfo": "skip", "line": {"color": "rgba(255,255,255,0)"}, "showlegend": false, "type": "scatter", "x": {"elided": "400 int values"}, "y": {"elided": "400 float values"}}, {"line": {"color": "firebrick", "width": 3}, "mode": "lines", "name": "Cumulative Avg Error", "type": "scatter", "x": {"elided": "200 int values"}, "y": {"elided": "200 float values"}}], "layout": {"height": 360, "showlegend": false, "title": {"text": "v8: Stacked (Ridge+EN+LGB avg) Error Trend: 76,785 +/- 13,725 VND"}, "width": 900, "xaxis": {"title": {"text": "Datapoints"}}, "yaxis": {"ticktext": ["0", "50k", "100k", "150k"], "tickvals": [0, 50000, 100000, 150000], "title": {"text": "Avg Absolute Error (VND)"}}}}
